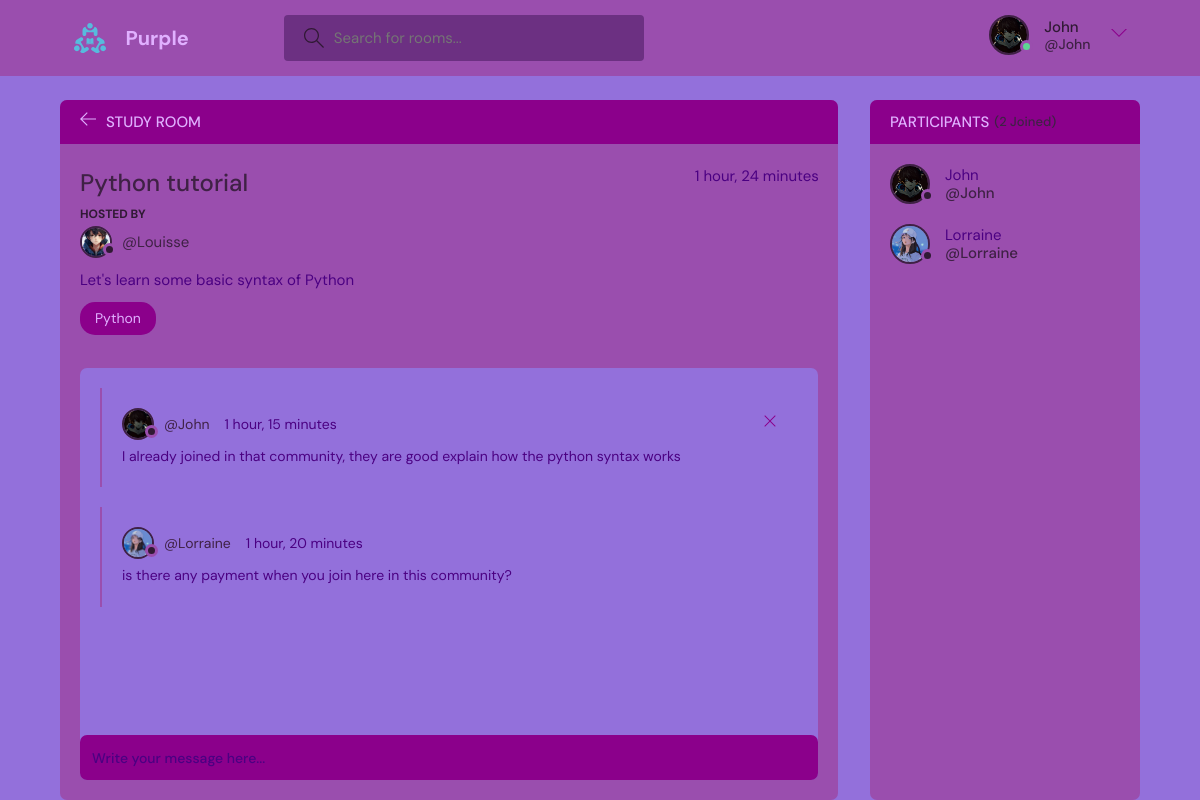
Page /room/23/ (signed in) on the committed database.
### baseapp/models.py (models this page shows, shortened)
class User(AbstractUser):
    avatar = models.ImageField(null=True, default="avatar.svg")
    name = models.CharField(max_length=255, null=True)
    email = models.EmailField(unique=True)
    bio = models.TextField(null=True)
    USERNAME_FIELD = "email"
    REQUIRED_FIELDS = ["username"]

class Room(models.Model):
    name = models.CharField(max_length=255, null=True)
    host = models.ForeignKey(User, on_delete=models.CASCADE)
    topic = models.ForeignKey(Topic, on_delete=models.CASCADE)
    participants = models.ManyToManyField(User, related_name="participants")
    description = models.TextField(max_length=255)
    created = models.DateTimeField(auto_now_add=True)
    class Meta:
        ordering = ["-created"]

class Topic(models.Model):
    name = models.CharField(max_length=255, unique=True)

class Message(models.Model):
    host = models.ForeignKey(User, on_delete=models.CASCADE, null=True)
    room = models.ForeignKey(Room, on_delete=models.CASCADE, null=True)
    messages = models.CharField(max_length=255, null=True)
    created = models.DateTimeField(auto_now_add=True)
    class Meta:
        ordering = ["-created"]

### baseapp/views.py (the view, shortened to what this page needs)
# urls.py: path("room/<int:id>/", views.room, name="room"),
@login_required(login_url="login")
def room(request, id):
    rooms = Room.objects.all().get(id=id)
    participants = rooms.participants.all()
    room_status = "default"
    context = {
        "rooms": rooms,
        "participants": participants,
        "room_status": room_status,
    }
    return render(request, "room.html", context)

### baseapp/templates/room.html (shortened to what this page needs)
{% extends "main.html" %}
{% block content %}
    <main class="profile-page layout layout--2">
      <div class="container">
        <div class="room">
          <div class="room__top">
            <div class="room__topLeft">
              <a href="/">
                <svg version="1.1" xmlns="http://www.w3.org/2000/svg" width="32" height="32" viewBox="0 0 32 32">
                  <title>arrow-left</title>
                  <path
                    d="M13.723 2.286l-13.723 13.714 13.719 13.714 1.616-1.611-10.96-10.96h27.625v-2.286h-27.625l10.965-10.965-1.616-1.607z"
                  ></path>
                </svg>
              </a>
              <h3>Study Room</h3>
            </div>
          </div>
          <div class="room__box scroll">
            <div class="room__header scroll">
              <div class="room__info">
                <h3>{{rooms.name}}</h3>
                <span>{{rooms.created|timesince}}</span>
              </div>
              <div class="room__hosted">
                <p>Hosted By</p>
                <a href="/profile/{{rooms.host.id}}" class="room__author">
                  <div class="avatar avatar--small">
                    <img src="{{rooms.host.avatar.url}}" />
                  </div>
                  <span>@{{rooms.host.username}}</span>
                </a>
              </div>
              <div class="room__details">
                {{rooms.description}}
              </div>
              <span class="room__topics">{{rooms.topic.name}}</span>
            </div>
            <div class="room__conversation">
              <div class="threads scroll">
                {% for room_message in rooms.message_set.all %}
                <div class="thread">
                  <div class="thread__top">
                    <div class="thread__author">
                      <a href="/profile/{{room_message.host.id}}" class="thread__authorInfo">
                        <div class="avatar avatar--small">
                          <img src="{{room_message.host.avatar.url}}" />
                        </div>
                        <span>@{{room_message.host.username}}</span>
                      </a>
                      <span class="thread__date">{{room_message.created|timesince}}</span>
                    </div>
                    {% if request.user == room_message.host %}
                    <div class="thread__delete">
                      <a href="/remove-message/{{room_message.id}}">
                        <svg version="1.1" xmlns="http://www.w3.org/2000/svg" width="32" height="32" viewBox="0 0 32 32">
                          <title>remove</title>
                          <path
                            d="M27.314 6.019l-1.333-1.333-9.98 9.981-9.981-9.981-1.333 1.333 9.981 9.981-9.981 9.98 1.333 1.333 9.981-9.98 9.98 9.98 1.333-1.333-9.98-9.98 9.98-9.981z"
                          ></path>
                        </svg>
                      </a>
                    </div>
                    {% endif %}
                  </div>
                  <div class="thread__details">
                    {{room_message.messages}}
                  </div>
                </div>
                {% endfor %}
              </div>
            </div>
          </div>
          <div class="room__message">
            <form action="" method="POST">
              <input name="body" placeholder="Write your message here..." />
            </form>
          </div>
        </div>
        <div class="participants">
          <h3 class="participants__top">Participants <span>({{participants.count}} Joined)</span></h3>
          <div class="participants__list scroll">
            {% for participant in participants %}
            <a href="/profile/{{participant.id}}" class="participant">
              <div class="avatar avatar--medium">
                <img src="{{participant.avatar.url}}" />
              </div>
              <p>
                {{participant.username}}
                <span>@{{participant.username}}</span>
              </p>
            </a>
            {% endfor %}
          </div>
        </div>
      </div>
    </main>
{% endblock %}

### baseapp/templates/navbar.html (shortened to what this page needs)
{% load static %}
{% block content %}
  <body>
    <header class="header header--loggedIn">
      <div class="container">
        <a href="/" class="header__logo">
          <img src="{% static 'img/logo.svg' %}" />
          <h1>Purple</h1>
        </a>
        <form class="header__search" method="GET">
          <label>
            <input name="q" placeholder="Search for rooms..." />
          </label>
        </form>
        <nav class="header__menu">
          {% if request.user.is_authenticated %}
          <div class="header__user">
            <a href="{{request.user.avatar.url}}">
              <div class="avatar avatar--medium active">
                <img src="{{request.user.avatar.url}}" />
              </div>
              <p>{{request.user.username}} <span>@{{request.user.username}}</span></p>
            </a>
            <button class="dropdown-button">
              <svg version="1.1" xmlns="http://www.w3.org/2000/svg" width="32" height="32" viewBox="0 0 32 32">
                <title>chevron-down</title>
                <path d="M16 21l-13-13h-3l16 16 16-16h-3l-13 13z"></path>
              </svg>
            </button>
          </div>
          {% else %}
           <a href="/prof_login">
            <img src="{% static 'img/avatar.svg' %}" />
            <p>Login</p>
          </a>
           {% endif %}
        </nav>
      </div>
    </header>
{% endblock %}

### rows in the picture
User: user.avatar (picture), user.username "John", avatar (picture), username "John"
Room: name "Python tutorial", created "1 hour, 24 minutes", host.avatar (picture), host.username "Louisse", description "Let's learn some basic syntax of Python", topic.name "Python"
Message: host.avatar (picture), host.username "John", created "1 hour, 15 minutes", messages "I already joined in that community, they are good explain how the python syntax works"
Message: host.avatar (picture), host.username "Lorraine", created "1 hour, 20 minutes", messages "is there any payment when you join here in this community?"
User: avatar (picture), username "Lorraine"
